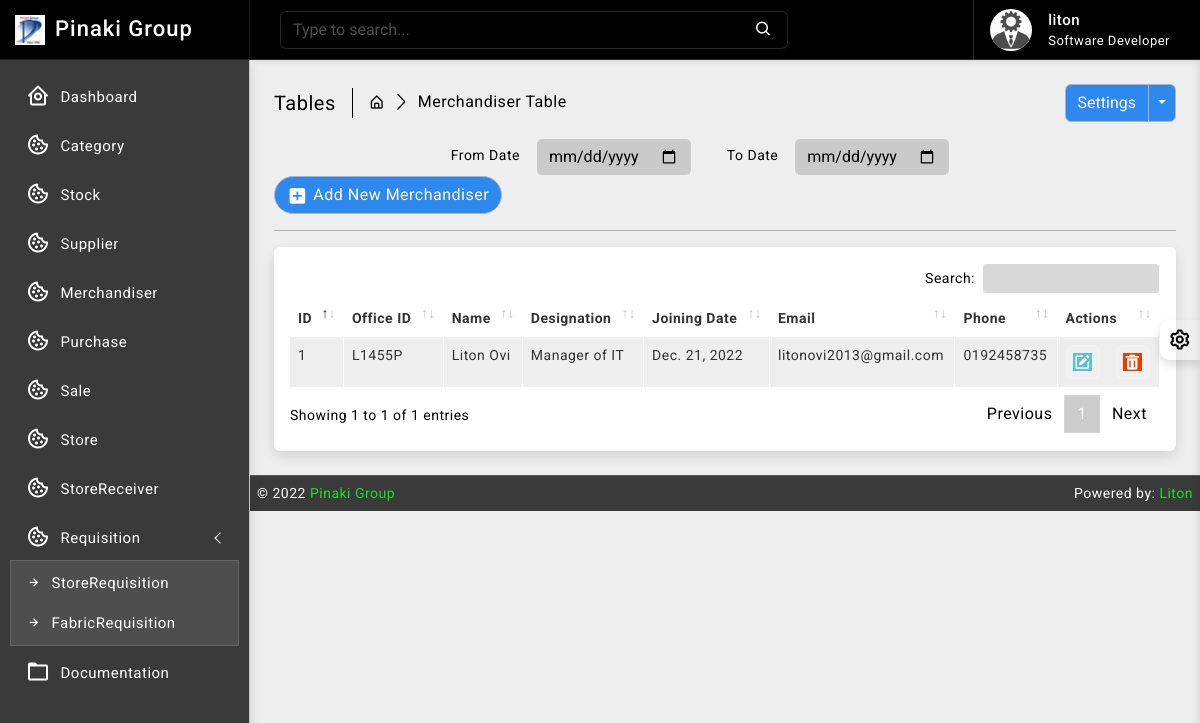
Before: /merchandiser/ (signed in) with the older database file.
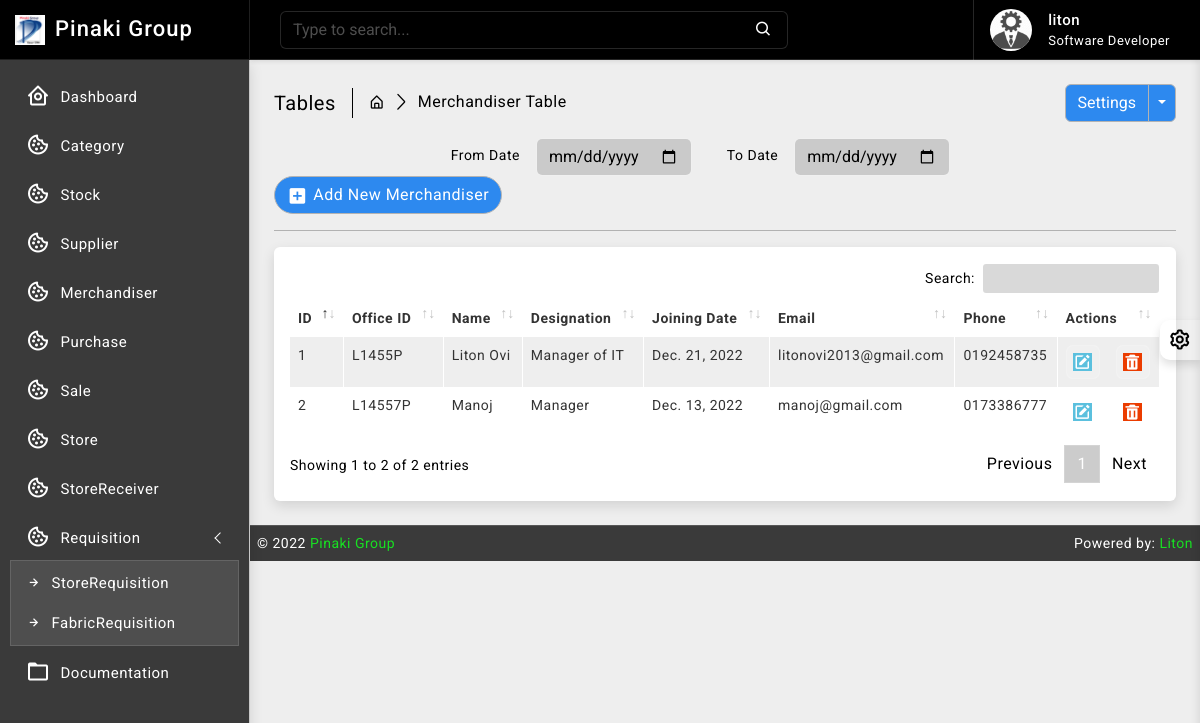
After: the same page with the newer database file.
### merchandiser/models.py (models this page shows, shortened)
class Merchandiser(models.Model):
    office_id = models.CharField(max_length=64, null=True, blank=True, unique=True)
    name = models.CharField(max_length=64, null=True, blank=True)
    designation = models.CharField(max_length=64, null=True, blank=True)
    joining_date = models.DateField(default= now)
    email = models.EmailField(max_length=64, blank=True, unique=True)
    phone = models.CharField(max_length=16, null=True, blank=True, unique=True)
    access_area = models.CharField(max_length=64, blank=True)
    created_at = models.DateTimeField(auto_now_add=True, auto_now=False)
    updated_at = models.DateTimeField(auto_now_add=False, auto_now=True)

### merchandiser/views.py (the view)
# urls.py: path('', views.merchandiser_read, name='merchandiser_read'),
def merchandiser_read(request):
    merchandiser_data = Merchandiser.objects.all().order_by('-id')
    context = {
        'merchandiser_data': merchandiser_data
    }
    return render(request, 'merchandiser/read.html', context)

### templates/merchandiser/read.html (shortened to what this page needs)
{% extends 'base/base.html' %}
{% block body %}
{% load static %}
		<div class="page-wrapper">
			<div class="page-content">
				<div class="page-breadcrumb d-none d-sm-flex align-items-center mb-3">
					<div class="breadcrumb-title pe-3">Tables</div>
					<div class="ps-3">
						<nav aria-label="breadcrumb">
							<ol class="breadcrumb mb-0 p-0">
								<li class="breadcrumb-item"><a href="#"><i class="bx bx-home-alt"></i></a>
								</li>
								<li class="breadcrumb-item active" aria-current="page">Merchandiser Table</li>
							</ol>
						</nav>
					</div>
					<div class="ms-auto">
						<div class="btn-group">
							<button type="button" class="btn btn-light">Settings</button>
							<button type="button" class="btn btn-light dropdown-toggle dropdown-toggle-split" data-bs-toggle="dropdown">	<span class="visually-hidden">Toggle Dropdown</span>
							</button>
						</div>
					</div>
				</div>
                <div class="col-md-9">
					<form class="float-md-end">
						<div class="row row-cols-md-auto g-lg-3">
							<label for="inputFromDate" class="col-md-2 col-form-label text-md-end">From Date</label>
							<div class="col-md-4">
								<input type="date" class="form-control" id="inputFromDate">
							</div>
							<label for="inputToDate" class="col-md-2 col-form-label text-md-end">To Date</label>
							<div class="col-md-4">
								<input type="date" class="form-control" id="inputToDate">
							</div>
						</div>
					</form>
				</div>
                <div class="ms-auto"><a href="/merchandiser/create/" class="btn btn-light radius-30 mt-2 mt-lg-0"><i class="bx bxs-plus-square"></i>Add New Merchandiser</a></div>
				<hr/>
				<div class="card">
					<div class="card-body">
						<div class="table-responsive">
							<table id="example2" class="table table-striped table-bordered">
								<thead>
									<tr>
										<th>ID</th>
										<th>Office ID</th>
										<th>Name</th>
										<th>Designation</th>
										<th>Joining Date</th>
										<th>Email</th>
										<th>Phone</th>
										<th>Actions</th>
									</tr>
								</thead>
								<tbody>
									{% for data in merchandiser_data %}
									<tr>
                                        <td>{{ data.id }}</td>
                                        <td>{{ data.office_id }}</td>
                                        <td>{{ data.name }}</td>
                                        <td>{{ data.designation }}</td>
										<td>{{ data.joining_date }}</td>
										<td>{{ data.email }}</td>
										<td>{{ data.phone }}</td>
									   <td class="center">
										<div class="d-flex order-actions">
											<a class="" href="{% url 'merchandiser_update' data.id %}">
												<i class='bx bxs-edit'></i>
											</a>
											<a class="ms-3" href="{% url 'merchandiser_delete' data.id %}" onclick="return confirm('Are you sure?');">
												<i class='bx bxs-trash'></i>
											</a>
										</div>
									   </td>
									</tr>
								 {% endfor %}
								</tbody>
							</table>
						</div>
					</div>
				</div>
			</div>
		</div>
{% endblock body %}

Changed rows visible on the page:
added Merchandiser: id "2", office_id "L14557P", name "Manoj", designation "Manager", joining_date "Dec. 13, 2022", email "manoj@gmail.com", phone "0173386777"
Other visible differences:
text written by a page script: "Search: Showing 1 to 1 of 1 entries Previous 1 Next" → "Search: Showing 1 to 2 of 2 entries Previous 1 Next"
